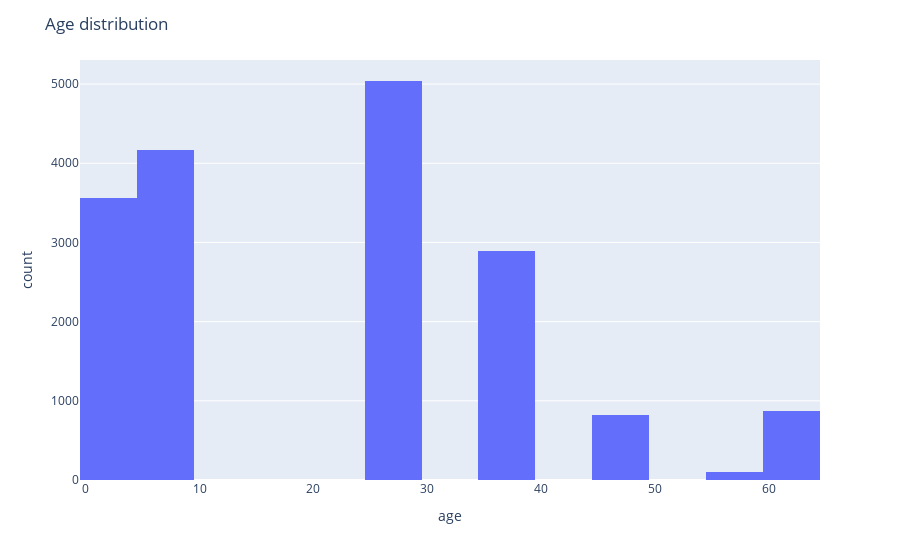

The notebook cell saved with this chart:
### Code cell
import plotly.express as px
fig = px.histogram(df, x="age", nbins=20)
fig.update_layout(title_text='Age distribution')
fig.show()

### Figure 1 — Plotly figure (JSON) as saved in the notebook; plotly's stock layout.template omitted (floating-point values rounded to 4 significant figures; data arrays with more than 128 entries replaced by an {"elided": "..."} marker saying what was removed)
{"data": [{"alignmentgroup": "True", "bingroup": "x", "hovertemplate": "age=%{x}<br>count=%{y}<extra></extra>", "legendgroup": "", "marker": {"color": "#636efa", "pattern": {"shape": ""}}, "name": "", "nbinsx": 20, "offsetgroup": "", "orientation": "v", "showlegend": false, "type": "histogram", "x": {"elided": "17452 int values"}, "xaxis": "x", "yaxis": "y"}], "layout": {"barmode": "relative", "legend": {"tracegroupgap": 0}, "margin": {"t": 60}, "title": {"text": "Age distribution"}, "xaxis": {"anchor": "y", "domain": [0, 1], "title": {"text": "age"}}, "yaxis": {"anchor": "x", "domain": [0, 1], "title": {"text": "count"}}}}
